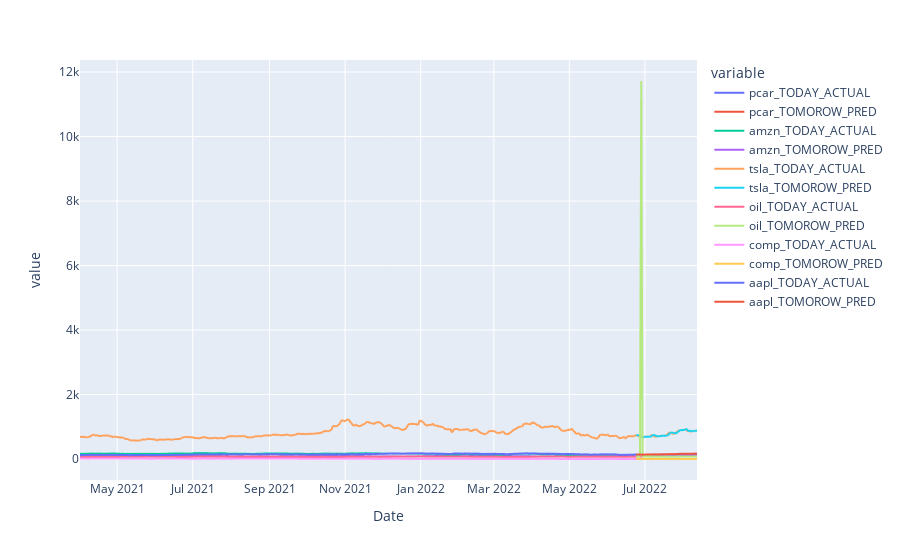

This figure's notebook cell:
### Code cell
px.line(outX.set_index('Date'))

### Figure 1 — Plotly figure (JSON) as saved in the notebook; plotly's stock layout.template omitted (floating-point values rounded to 4 significant figures; data arrays with more than 128 entries replaced by an {"elided": "..."} marker saying what was removed)
{"data": [{"hovertemplate": "variable=pcar_TODAY_ACTUAL<br>Date=%{x}<br>value=%{y}<extra></extra>", "legendgroup": "pcar_TODAY_ACTUAL", "line": {"color": "#636efa", "dash": "solid"}, "marker": {"symbol": "circle"}, "mode": "lines", "name": "pcar_TODAY_ACTUAL", "showlegend": true, "type": "scattergl", "x": {"elided": "345 str values"}, "xaxis": "x", "y": {"elided": "345 float values"}, "yaxis": "y"}, {"hovertemplate": "variable=pcar_TOMOROW_PRED<br>Date=%{x}<br>value=%{y}<extra></extra>", "legendgroup": "pcar_TOMOROW_PRED", "line": {"color": "#EF553B", "dash": "solid"}, "marker": {"symbol": "circle"}, "mode": "lines", "name": "pcar_TOMOROW_PRED", "showlegend": true, "type": "scattergl", "x": {"elided": "345 str values"}, "xaxis": "x", "y": {"elided": "345 float values"}, "yaxis": "y"}, {"hovertemplate": "variable=amzn_TODAY_ACTUAL<br>Date=%{x}<br>value=%{y}<extra></extra>", "legendgroup": "amzn_TODAY_ACTUAL", "line": {"color": "#00cc96", "dash": "solid"}, "marker": {"symbol": "circle"}, "mode": "lines", "name": "amzn_TODAY_ACTUAL", "showlegend": true, "type": "scattergl", "x": {"elided": "345 str values"}, "xaxis": "x", "y": {"elided": "345 float values"}, "yaxis": "y"}, {"hovertemplate": "variable=amzn_TOMOROW_PRED<br>Date=%{x}<br>value=%{y}<extra></extra>", "legendgroup": "amzn_TOMOROW_PRED", "line": {"color": "#ab63fa", "dash": "solid"}, "marker": {"symbol": "circle"}, "mode": "lines", "name": "amzn_TOMOROW_PRED", "showlegend": true, "type": "scattergl", "x": {"elided": "345 str values"}, "xaxis": "x", "y": {"elided": "345 float values"}, "yaxis": "y"}, {"hovertemplate": "variable=tsla_TODAY_ACTUAL<br>Date=%{x}<br>value=%{y}<extra></extra>", "legendgroup": "tsla_TODAY_ACTUAL", "line": {"color": "#FFA15A", "dash": "solid"}, "marker": {"symbol": "circle"}, "mode": "lines", "name": "tsla_TODAY_ACTUAL", "showlegend": true, "type": "scattergl", "x": {"elided": "345 str values"}, "xaxis": "x", "y": {"elided": "345 float values"}, "yaxis": "y"}, {"hovertemplate": "variable=tsla_TOMOROW_PRED<br>Date=%{x}<br>value=%{y}<extra></extra>", "legendgroup": "tsla_TOMOROW_PRED", "line": {"color": "#19d3f3", "dash": "solid"}, "marker": {"symbol": "circle"}, "mode": "lines", "name": "tsla_TOMOROW_PRED", "showlegend": true, "type": "scattergl", "x": {"elided": "345 str values"}, "xaxis": "x", "y": {"elided": "345 float values"}, "yaxis": "y"}, {"hovertemplate": "variable=oil_TODAY_ACTUAL<br>Date=%{x}<br>value=%{y}<extra></extra>", "legendgroup": "oil_TODAY_ACTUAL", "line": {"color": "#FF6692", "dash": "solid"}, "marker": {"symbol": "circle"}, "mode": "lines", "name": "oil_TODAY_ACTUAL", "showlegend": true, "type": "scattergl", "x": {"elided": "345 str values"}, "xaxis": "x", "y": {"elided": "345 float values"}, "yaxis": "y"}, {"hovertemplate": "variable=oil_TOMOROW_PRED<br>Date=%{x}<br>value=%{y}<extra></extra>", "legendgroup": "oil_TOMOROW_PRED", "line": {"color": "#B6E880", "dash": "solid"}, "marker": {"symbol": "circle"}, "mode": "lines", "name": "oil_TOMOROW_PRED", "showlegend": true, "type": "scattergl", "x": {"elided": "345 str values"}, "xaxis": "x", "y": {"elided": "345 float values"}, "yaxis": "y"}, {"hovertemplate": "variable=comp_TODAY_ACTUAL<br>Date=%{x}<br>value=%{y}<extra></extra>", "legendgroup": "comp_TODAY_ACTUAL", "line": {"color": "#FF97FF", "dash": "solid"}, "marker": {"symbol": "circle"}, "mode": "lines", "name": "comp_TODAY_ACTUAL", "showlegend": true, "type": "scattergl", "x": {"elided": "345 str values"}, "xaxis": "x", "y": {"elided": "345 float values"}, "yaxis": "y"}, {"hovertemplate": "variable=comp_TOMOROW_PRED<br>Date=%{x}<br>value=%{y}<extra></extra>", "legendgroup": "comp_TOMOROW_PRED", "line": {"color": "#FECB52", "dash": "solid"}, "marker": {"symbol": "circle"}, "mode": "lines", "name": "comp_TOMOROW_PRED", "showlegend": true, "type": "scattergl", "x": {"elided": "345 str values"}, "xaxis": "x", "y": {"elided": "345 float values"}, "yaxis": "y"}, {"hovertemplate": "variable=aapl_TODAY_ACTUAL<br>Date=%{x}<br>value=%{y}<extra></extra>", "legendgroup": "aapl_TODAY_ACTUAL", "line": {"color": "#636efa", "dash": "solid"}, "marker": {"symbol": "circle"}, "mode": "lines", "name": "aapl_TODAY_ACTUAL", "showlegend": true, "type": "scattergl", "x": {"elided": "345 str values"}, "xaxis": "x", "y": {"elided": "345 float values"}, "yaxis": "y"}, {"hovertemplate": "variable=aapl_TOMOROW_PRED<br>Date=%{x}<br>value=%{y}<extra></extra>", "legendgroup": "aapl_TOMOROW_PRED", "line": {"color": "#EF553B", "dash": "solid"}, "marker": {"symbol": "circle"}, "mode": "lines", "name": "aapl_TOMOROW_PRED", "showlegend": true, "type": "scattergl", "x": {"elided": "345 str values"}, "xaxis": "x", "y": {"elided": "345 float values"}, "yaxis": "y"}], "layout": {"legend": {"title": {"text": "variable"}, "tracegroupgap": 0}, "margin": {"t": 60}, "xaxis": {"anchor": "y", "domain": [0, 1], "title": {"text": "Date"}}, "yaxis": {"anchor": "x", "domain": [0, 1], "title": {"text": "value"}}}}
